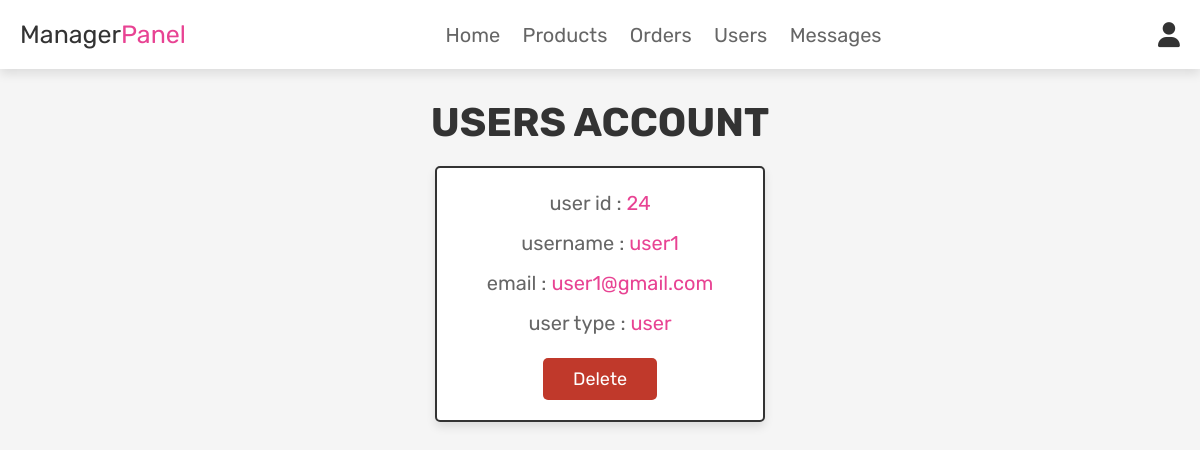
Page /Manager/manager_users.php (signed in) on the committed database.
### tables this page shows
CREATE TABLE `users` (
  `id` int(100) NOT NULL,
  `name` varchar(100) NOT NULL,
  `email` varchar(100) NOT NULL,
  `password` varchar(100) NOT NULL,
  `user_type` varchar(20) NOT NULL DEFAULT 'user'
);

### Manager/manager_users.php (the view, shortened to what this page needs)
<?php
@include '../config.php';
?>
<!DOCTYPE html>
<html lang="en">
<head>
   <link rel="stylesheet" href="https://cdnjs.cloudflare.com/ajax/libs/font-awesome/6.0.0/css/all.min.css">
   <link rel="stylesheet" href="../css/admin_style.css">
</head>
<body>
<?php @include 'manager_header.php'; ?>
<section class="users">
   <h1 class="title">users account</h1>
   <div class="box-container">
      <?php
         $select_users = mysqli_query($conn, "SELECT * FROM `users` WHERE user_type = 'user'") or die('query failed');
         if(mysqli_num_rows($select_users) > 0){
            while($fetch_users = mysqli_fetch_assoc($select_users)){
      ?>
      <div class="box">
         <p>user id : <span><?php echo $fetch_users['id']; ?></span></p>
         <p>username : <span><?php echo $fetch_users['name']; ?></span></p>
         <p>email : <span><?php echo $fetch_users['email']; ?></span></p>
         <p>user type : <span style="color:<?php if($fetch_users['user_type'] == 'manager'){ echo 'var(--orange)'; }; ?>"><?php echo $fetch_users['user_type']; ?></span></p>
         <a href="manager_users.php?delete=<?php echo $fetch_users['id']; ?>" onclick="return confirm('delete this user?');" class="delete-btn">delete</a>
      </div>
      <?php
         }
      }
      ?>
   </div>
</section>
</body>
</html>

### css/admin_style.css (style rules this page uses)
:root { --pink:#e84393; --red:#c0392b; --orange:#f39c12; --black:#333; --white:#fff; --light-color:#666; --light-white:#ccc; --light-bg:#f5f5f5; --border:.2rem solid var(--black); --box-shadow:0 .5rem 1rem rgba(0,0,0,.1); }
* { font-family: 'Rubik', sans-serif; margin:0; padding:0; box-sizing: border-box; outline: none; border:none; text-decoration: none; transition:all .2s linear; }
html { font-size: 62.5%; overflow-x: hidden; scroll-behavior: smooth; scroll-padding-top: 6.5rem; }
body { background: var(--light-bg); }
section { padding:3rem 2rem; }
.title { text-align: center; margin-bottom: 2rem; color:var(--black); text-transform: uppercase; font-size: 4rem; }
.btn, .delete-btn, .option-btn { display: inline-block; border-radius: .5rem; margin-top: 1rem; font-size: 1.8rem; color:var(--white); cursor: pointer; padding:1rem 3rem; text-transform: capitalize; }
.delete-btn { background-color: var(--red); }
.users .box-container { display: grid; grid-template-columns: repeat(auto-fit, 33rem); gap:1.5rem; align-items: flex-start; max-width: 1200px; margin: 0 auto; justify-content: center; }
.users .box-container .box { padding:2rem; border:var(--border); background-color: var(--white); box-shadow: var(--box-shadow); border-radius: .5rem; text-align: center; }
.users .box-container .box p { font-size: 2rem; color:var(--light-color); margin-bottom: 1rem; line-height: 1.5; }
.users .box-container .box p span { color:var(--pink); }
.users .box-container .box .delete-btn { margin-top: .5; }

### rows in the picture
users: id "24", name "user1", email "user1@gmail.com", user_type "user"
